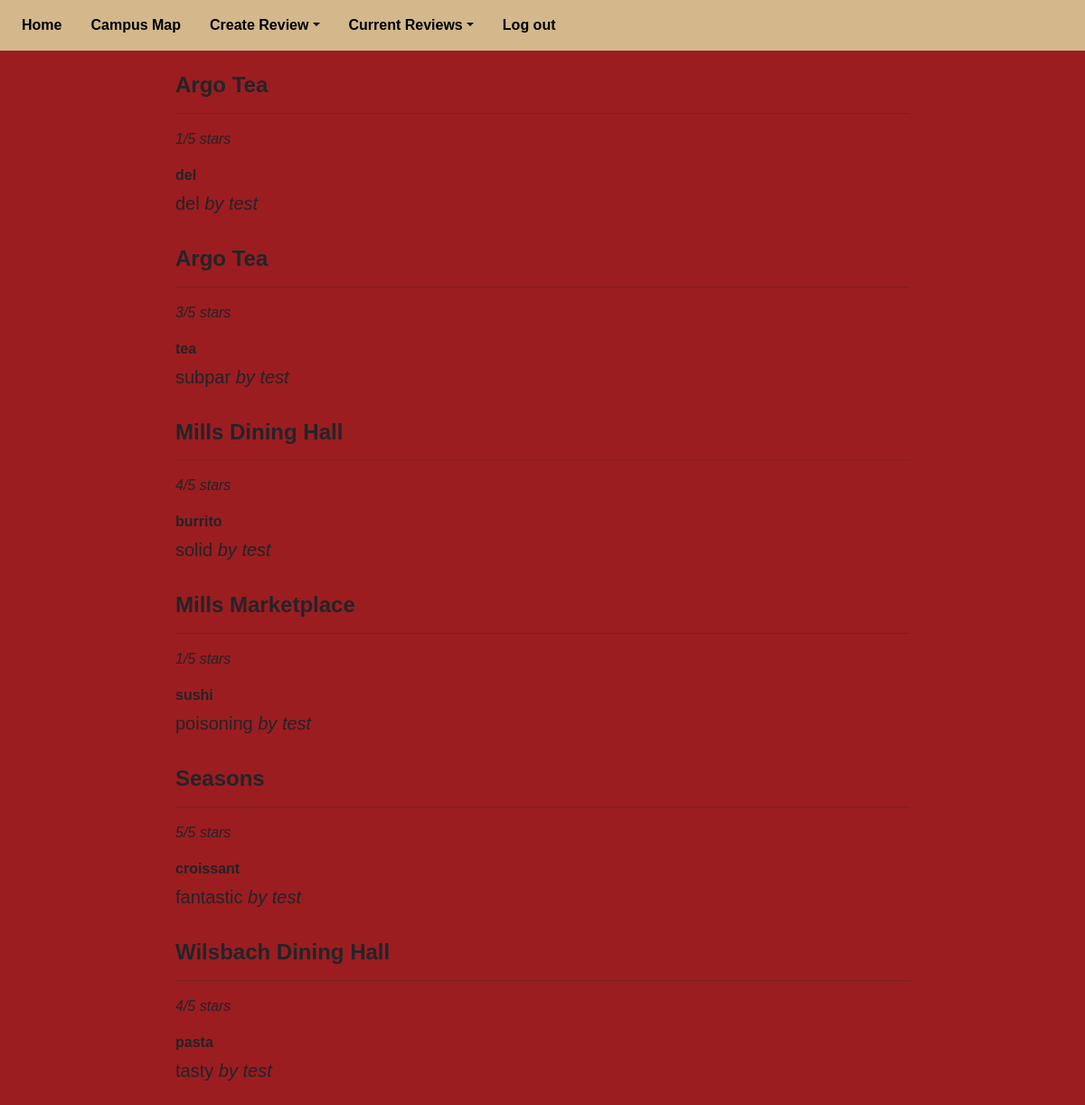
The page /menu on the database its author committed.
### py_src/snacks/main.py (models this page shows)
class Review(SQLModel, table=True):
    __tablename__ = "reviews"
    review_id: int | None = Field(default=None, primary_key=True)
    author_id: int = Field(nullable=False, foreign_key="users.user_id")
    location_id: int = Field(nullable=False, foreign_key="locations.location_id")
    title: str = Field(nullable=False)
    body: str = Field(nullable=False)
    rating: int = Field(nullable=False)
    author: "User" = Relationship(back_populates="reviews")
    location: "Location" = Relationship(back_populates="reviews")

class Location(SQLModel, table=True):
    __tablename__ = "locations"
    location_id: int | None = Field(default=None, primary_key=True)
    name: str = Field(default=None, nullable=False, index=True)
    reviews: list["Review"] = Relationship(back_populates="location")

class User(SQLModel, table=True):
    __tablename__ = "users"
    user_id: int | None = Field(default=None, primary_key=True)
    username: str = Field(index=True, unique=True, nullable=False)
    password: str = Field(nullable=False)
    reviews: list["Review"] = Relationship(back_populates="author")

### py_src/snacks/main.py (the view)
@app.get("/menu", response_class=HTMLResponse)
async def allreviews(request: Request, db: Session = Depends(get_session)):
    reviews = db.exec(
        select(Review, User, Location)
        .join(User, Review.author_id == User.user_id)
        .join(Location, Review.location_id == Location.location_id)
    ).all()
    allreviews = []
    for review, user, location in reviews:
        allreviews.append(
            {
                "title": review.title,
                "body": review.body,
                "rating": review.rating,
                "author": user.username,
                "location": location.name,
            }
        )
    return templates.TemplateResponse(
        "menu.html", {"request": request, "reviews": allreviews}
    )

### py_src/templates/menu.html (shortened to what this page needs)
<!DOCTYPE html>
<html lang="en">
<head>
  <link href="https://cdn.jsdelivr.net/npm/bootstrap@5.3.3/dist/css/bootstrap.min.css" rel="stylesheet"
>
  <link rel="stylesheet" href="{{ url_for('static', path='/styles/menu.css') }}" />
</head>
<body>
  <div class="container-fluid header p-2">
    <ul class="nav">
      <li class="nav-item custom">
        <a class="nav-link text-black custom fw-bold" href="/menu"> Home</a>
      </li>
      <li class="nav-item">
        <a class="nav-link text-black fw-bold" href="/map"> Campus Map</a>
      </li>
      <li class="nav-item dropdown">
        <a class="nav-link dropdown-toggle text-black fw-bold" data-bs-toggle="dropdown" role="button"
          aria-expanded="false">Create Review</a>
      </li>
      <li class="nav-item dropdown">
        <a class="nav-link dropdown-toggle text-black fw-bold" data-bs-toggle="dropdown" role="button"
          aria-expanded="false"> Current Reviews</a>
      </li>
    </ul>
    <li class="nav-item">
      <a class="nav-link text-black fw-bold" href="auth/login"> Log out</a>
    </li>
  </div>
  <div class="d-flex flex-wrap flex-row justify-content-center align-items-center mx-5 mt-3 ">
    {% for review in reviews %}
    <article class="w-75 review p-2 ">
      <h4 class="text-capitalize fw-bold">{{ review.location }}</h4>
      <hr class="bg-dark">
      <p class="fst-italic fs-6"> {{ review.rating }}/5 stars </p>
      <p class="fw-bold mb-0"> {{ review.title }} </p>
      <p class="fs-5 mt-1">{{ review.body }} <i>by {{ review.author }}</i></p>
    </article>
    {% endfor %}
</body>
</html>

### py_src/static/styles/menu.css (style rules this page uses)
body, html { margin: 0; }
body { font-family: Arial, sans-serif, Ageo; background-color: #9B1D20; }
.header { text-align: center; background-color: #d3b88c; color: black; }

### rows shown on the page
Review: location "Argo Tea", rating "1", title "del", body "del", author "test"
Location: location "Argo Tea"
Review: title "tea", body "subpar"
User: author "test" "test" "test" "test" "test"
Location: location "Mills Dining Hall"
Review: title "burrito", body "solid"
Location: location "Mills Marketplace"
Review: title "sushi", body "poisoning"
Location: location "Seasons"
Review: title "croissant", body "fantastic"
Location: location "Wilsbach Dining Hall"
Review: title "pasta", body "tasty"

### other values the page prints
{{ review.rating }} "3" "4" "1" "5" "4"
